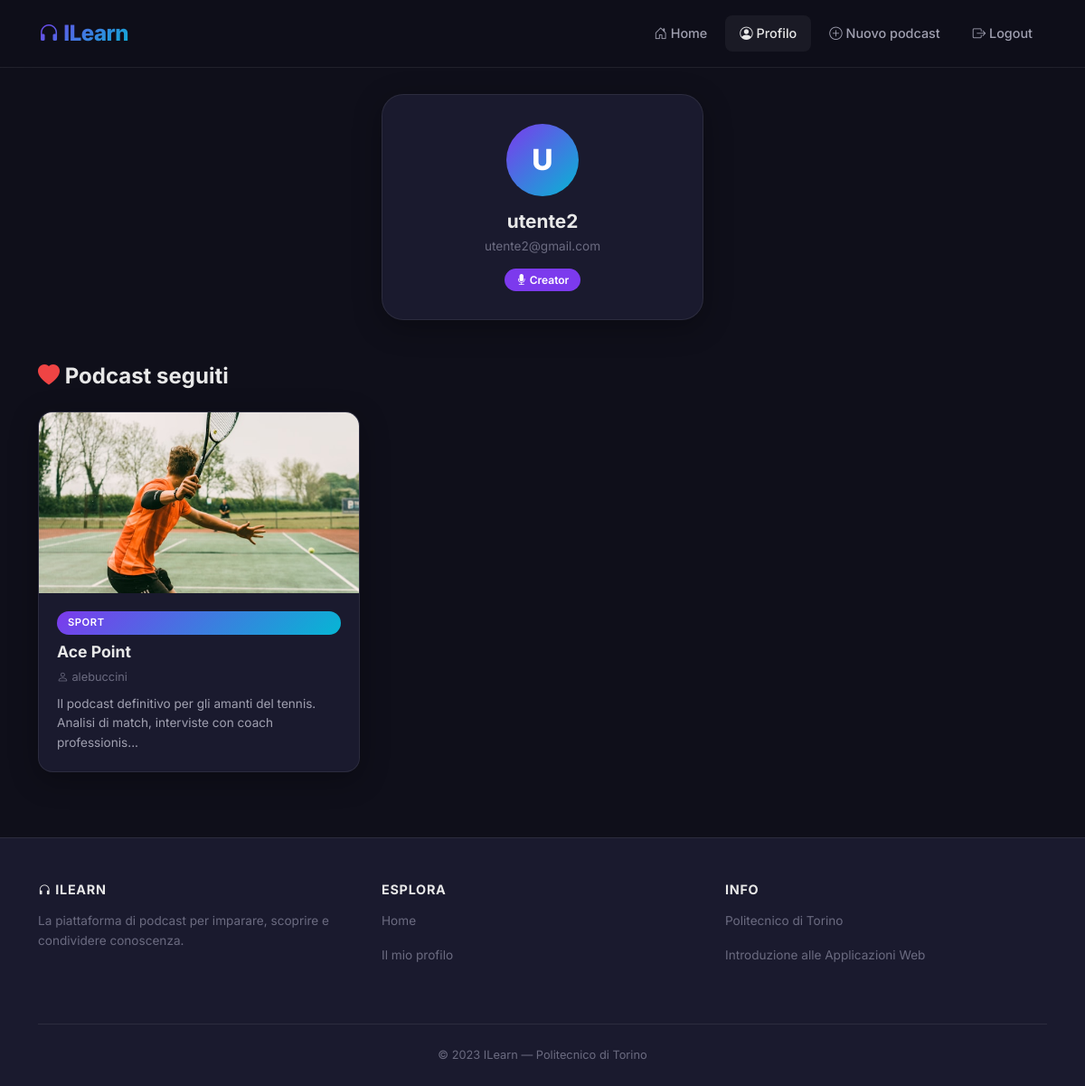
/profilo/7 (signed in), run on the app's committed database.
### tables this page shows
CREATE TABLE "UTENTI" (
	"ID"	INTEGER NOT NULL,
	"Email"	TEXT NOT NULL,
	"Username"	TEXT NOT NULL,
	"Password"	TEXT NOT NULL,
	"Tipo"	INTEGER NOT NULL,
	PRIMARY KEY("ID" AUTOINCREMENT)
);

CREATE TABLE "FOLLOW" (
	"podcast_id"	INTEGER NOT NULL,
	"utente_id"	INTEGER NOT NULL,
	FOREIGN KEY("podcast_id") REFERENCES "PODCAST"("podcast_id") ON DELETE CASCADE,
	FOREIGN KEY("utente_id") REFERENCES "UTENTI"("ID") ON DELETE CASCADE
);

CREATE TABLE "PODCAST" (
	"podcast_id"	INTEGER NOT NULL,
	"Titolo"	TEXT NOT NULL,
	"Descrizione"	TEXT NOT NULL,
	"Categoria"	TEXT NOT NULL,
	"utente_id"	INTEGER NOT NULL,
	"Estensione"	TEXT NOT NULL,
	PRIMARY KEY("podcast_id" AUTOINCREMENT),
	FOREIGN KEY("utente_id") REFERENCES "UTENTI"("ID") ON DELETE CASCADE
);

### app.py (the view)
@app.route('/profilo/<int:user_id>')
@login_required
def profilo(user_id):
    podcast_seguiti = db_interaction.get_podcast_seguiti(user_id)
    id_podcast_seguiti = db_interaction.get_id_podcast_seguiti(user_id)
    user = db_interaction.get_user_by_id(user_id)
    isactive = True
    return render_template('profilo.html', podcast_seguiti=podcast_seguiti, user=user, isactive=isactive, id_podcast_seguiti=id_podcast_seguiti)

### app.py (called while the page is built)
@login_manager.user_loader
def load_user(user_id):
    db_user = db_interaction.get_user_with_password_by_id(user_id)
    user = User(id=db_user['ID'], email=db_user['Email'], password=db_user['Password'], type=db_user['Tipo'], username=db_user['Username'])
    return user

### db_interaction.py (called while the page is built)
def get_user_with_password_by_id(id):
    conn = sqlite3.connect('db/podcast.db')
    conn.row_factory = sqlite3.Row
    cursor = conn.cursor()
    sql = 'SELECT * FROM UTENTI WHERE ID = ?'
    cursor.execute(sql, (id,))
    user = cursor.fetchone()
    cursor.close()
    conn.close()
    return user

def get_user_by_id(id):
    conn = sqlite3.connect('db/podcast.db')
    conn.row_factory = sqlite3.Row
    cursor = conn.cursor()
    sql = 'SELECT ID, Email, Username, Tipo FROM UTENTI WHERE ID = ?'
    cursor.execute(sql, (id,))
    user = cursor.fetchone()
    cursor.close()
    conn.close()
    return user

def get_id_podcast_seguiti(user_id):
    seguiti = []
    conn = sqlite3.connect('db/podcast.db')
    conn.row_factory = sqlite3.Row
    cursor = conn.cursor()
    sql = 'SELECT FOLLOW.podcast_id FROM FOLLOW, PODCAST WHERE FOLLOW.podcast_id = PODCAST.podcast_id AND FOLLOW.utente_id = ?'
    cursor.execute(sql, (user_id,))
    result = cursor.fetchall() #elenco IDSerie in un oggetto row
    for row in result:
        elem = row[0]
        seguiti.append(elem)
    cursor.close()
    conn.close()
    return seguiti

def get_podcast_seguiti(userid):
    conn = sqlite3.connect('db/podcast.db')
    conn.row_factory = sqlite3.Row
    cursor = conn.cursor()
    sql = 'SELECT * FROM PODCAST, FOLLOW, UTENTI WHERE PODCAST.podcast_id = FOLLOW.podcast_id AND PODCAST.utente_id = UTENTI.ID AND FOLLOW.utente_id = ?'
    cursor.execute(sql, (userid,))
    podcasts = cursor.fetchall()
    cursor.close()
    conn.close()
    return podcasts

### templates/profilo.html (shortened to what this page needs)
{% extends "base.html" %}
{% block profilo_active %}active{% endblock %}
{% block content %}
<div class="py-4">
    <div class="row justify-content-center mb-5">
        <div class="col-md-5 col-lg-4" data-aos="fade-up">
            <div class="profile-card">
                <div class="profile-avatar">{{ user.Username[0]|upper }}</div>
                <h4 class="profile-username">{{ user.Username }}</h4>
                <p class="profile-email">{{ user.Email }}</p>
                {% if user.Tipo == 1 %}
                <span class="badge-creator"><i class="bi bi-mic-fill"></i> Creator</span>
                {% else %}
                <span class="badge-listener"><i class="bi bi-headphones"></i> Ascoltatore</span>
                {% endif %}
            </div>
        </div>
    </div>
    <h5 class="section-heading" data-aos="fade-up"><i class="bi bi-heart-fill" style="color: #ef4444;"></i> Podcast seguiti</h5>
    {% if podcast_seguiti %}
    <div class="row row-cols-1 row-cols-md-2 row-cols-lg-3 g-4 pb-5">
        {% for podcast in podcast_seguiti %}
        <div class="col" data-aos="fade-up" data-aos-delay="{{ loop.index0 * 100 }}">
            <article class="glass-card">
                <div class="card-img-wrapper">
                    <a href="{{ url_for('podcast', podcast_id=podcast.podcast_id) }}">
                        <img class="card-img-top"
                             src="{{ url_for('static', filename='podcast' + podcast.podcast_id|string + podcast.Estensione) }}"
                             alt="Immagine del podcast {{ podcast.Titolo }}">
                    </a>
                </div>
                <div class="card-body">
                    <span class="badge-category mb-2">{{ podcast.categoria }}</span>
                    <h5 class="card-title">
                        <a href="{{ url_for('podcast', podcast_id=podcast.podcast_id) }}">{{ podcast.Titolo }}</a>
                    </h5>
                    <p class="card-author"><i class="bi bi-person"></i> {{ podcast.username }}</p>
                    <p class="card-text">{{ podcast.Descrizione[:100] }}{% if podcast.Descrizione|length > 100 %}...{% endif %}</p>
                </div>
            </article>
        </div>
        {% endfor %}
    </div>
    {% else %}
    <div class="text-center py-4" data-aos="fade-up">
        <p style="color: var(--text-muted);">Non stai seguendo nessun podcast.</p>
        <a href="{{ url_for('home') }}" class="btn btn-gradient mt-2"><i class="bi bi-compass"></i> Esplora podcast</a>
    </div>
    {% endif %}
</div>
{% endblock %}

### static/style.css (style rules this page uses)
:root { --bg-primary: #0f0f1a; --bg-card: #1a1a2e; --bg-elevated: #16213e; --bg-glass: rgba(255, 255, 255, 0.05); --bg-glass-hover: rgba(255, 255, 255, 0.08); --accent-primary: #7c3aed; --accent-secondary: #06b6d4; --gradient-accent: linear-gradient(135deg, #7c3aed, #06b6d4); --gradient-hero: linear-gradient(135deg, #0f0f1a 0%, #1a1a2e 50%, #16213e 100%); --text-primary: #e8e8e8; --text-secondary: #a0a0b0; --text-muted: #6b6b80; --border-glass: rgba(255, 255, 255, 0.08); --shadow-card: 0 8px 32px rgba(0, 0, 0, 0.3); --shadow-hover: 0 16px 48px rgba(124, 58, 237, 0.15); --shadow-glow: 0 0 20px rgba(124, 58, 237, 0.3); --radius-sm: 8px; --radius-md: 12px; --radius-lg: 16px; --radius-xl: 24px; --transition-fast: 0.2s ease; --transition-normal: 0.3s ease; --transition-slow: 0.5s ease; }
* { margin: 0; padding: 0; box-sizing: border-box; }
body { font-family: 'Inter', sans-serif; background-color: var(--bg-primary); color: var(--text-primary); line-height: 1.6; overflow-x: hidden; min-height: 100vh; display: flex; flex-direction: column; }
a { color: var(--accent-secondary); text-decoration: none; transition: color var(--transition-fast); }
.glass-card { background: var(--bg-card); border: 1px solid var(--border-glass); border-radius: var(--radius-lg); overflow: hidden; transition: all var(--transition-normal); box-shadow: var(--shadow-card); height: 100%; display: flex; flex-direction: column; }
.glass-card .card-img-top { width: 100%; height: 200px; object-fit: cover; transition: transform var(--transition-slow); }
.glass-card .card-img-wrapper { overflow: hidden; position: relative; }
.glass-card .card-body { padding: 1.25rem; flex: 1; display: flex; flex-direction: column; }
.glass-card .card-title { font-weight: 700; font-size: 1.1rem; margin-bottom: 0.5rem; color: var(--text-primary); }
.glass-card .card-title a { color: var(--text-primary); }
.glass-card .card-text { color: var(--text-secondary); font-size: 0.85rem; flex: 1; }
.glass-card .card-author { color: var(--text-muted); font-size: 0.8rem; margin-bottom: 0.5rem; }
.badge-category { display: inline-block; padding: 0.25rem 0.75rem; border-radius: 50px; font-size: 0.7rem; font-weight: 600; text-transform: uppercase; letter-spacing: 0.05em; background: var(--gradient-accent); color: white; }
.profile-card { background: var(--bg-card); border: 1px solid var(--border-glass); border-radius: var(--radius-xl); padding: 2rem; text-align: center; box-shadow: var(--shadow-card); }
.profile-avatar { width: 80px; height: 80px; border-radius: 50%; background: var(--gradient-accent); display: flex; align-items: center; justify-content: center; font-weight: 800; font-size: 2rem; color: white; margin: 0 auto 1rem; }
.profile-username { font-weight: 700; font-size: 1.3rem; margin-bottom: 0.25rem; }
.profile-email { color: var(--text-muted); font-size: 0.85rem; margin-bottom: 0.75rem; }
.badge-creator { background: var(--accent-primary); color: white; padding: 0.3rem 0.8rem; border-radius: 50px; font-size: 0.75rem; font-weight: 600; }
.section-heading { font-weight: 700; font-size: 1.5rem; margin-bottom: 1.5rem; color: var(--text-primary); }

### data on the page
UTENTI: Username "U", Username "utente2", Email "utente2@gmail.com"
FOLLOW: Estensione (picture), categoria "SPORT", Titolo "Ace Point", username "alebuccini", Descrizione "Il podcast definitivo per gli amanti del tennis. Analisi di match, interviste con coach professionis"
